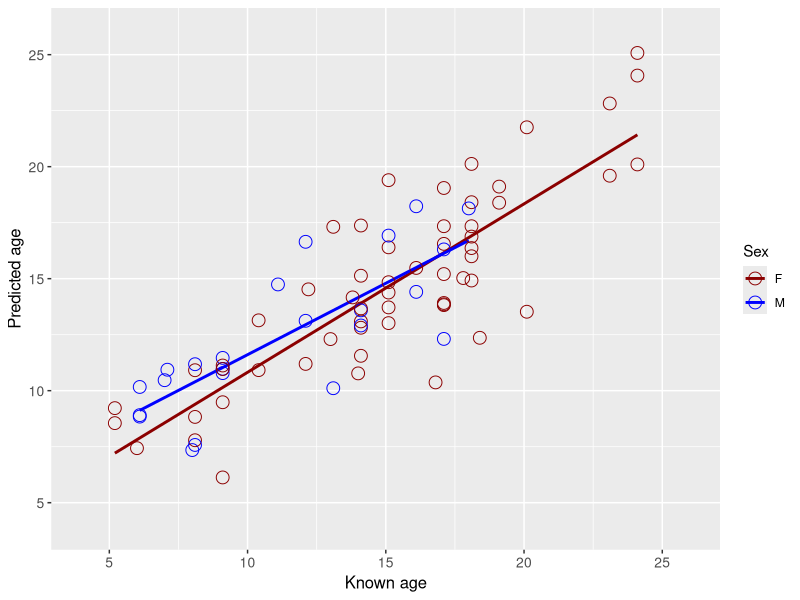
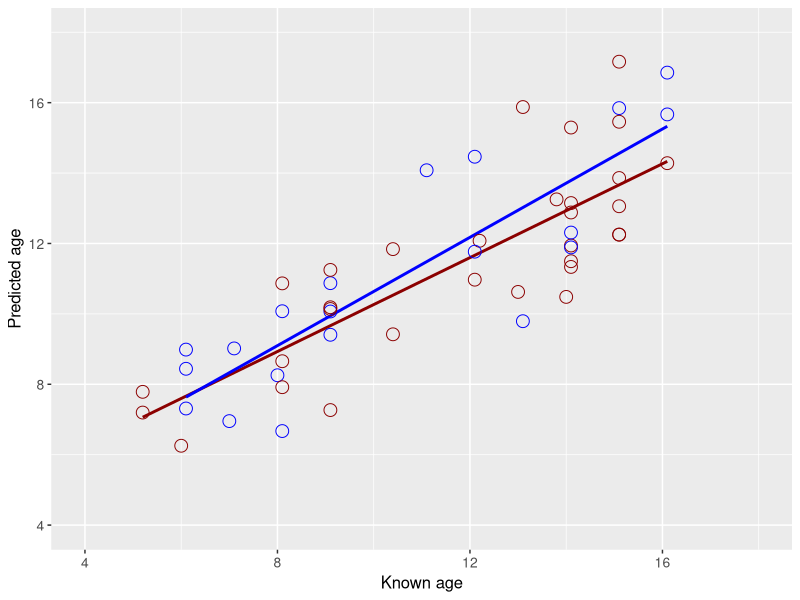

Write the R code that produced these figures, in order.
library(ggplot2)
library(tidyverse)
#library(ggpmisc)

#Read data 
df = read.csv('Data_3_CpG_scores_dr.csv')
#kh adds: only 10 sites
df <- df[, c(1:3,11,12,17,20,21,22,26,28,29,31)]
#Remove rows that had any Nan
df <- na.omit(df)
#Remove the outlier - necropsied male
df <- df[-66,]

#Data in vectors - rank of Pearson r
Age=df$Age
Pop=df$Location1
Sex=df$Sex
C1=df$MDGA2_58_ratio
C2=df$HSPA2_41_ratio
C3=df$MDGA2_73_ratio
C4=df$SLC12A5_61_ratio
C5=df$SLC12A5_64_ratio
C6=df$OTP_62_ratio
C7=df$SLC12A5_54_ratio
C8=df$HSPA2_60_ratio
C9=df$MDGA2_40_ratio
#C10=df$HSPA2_34_ratio  #Removed from clock
#C11=df$HCN1_24_ratio.  #Removed from clock
#C12=df$SLC12A5_59_ratio #Removed from clock
C13=df$SLC12A5_93_ratio

#Multiple regression of all points
modelM=lm(formula=Age~C1+C2+C3+C4+C5+C6+C7+C8+C9+C13)
predictions <- predict(modelM)
modelp=lm(formula=predictions~Age)
summary(modelp)


modelp2=lm(formula=predictions~Age*Sex)
modelp3=lm(formula=predictions~Age+Sex)
AIC(modelp,modelp2, modelp3)

#Plotting for multiple linear regression
pdata<-data.frame(Age,predictions)
plot1<-ggplot(pdata,aes(y=predictions,x=Age, color=Sex))+geom_smooth(method="lm", fill = NA)+
  geom_point(shape=1, size=4)+xlab('Known age')+ylab('Predicted age')+
  #stat_poly_eq(formula = y ~ x, aes(label = after_stat(eq.label))) +
  xlim(4, 26)+ylim(4, 26) +
  scale_color_manual(values = c("F" = "darkred", "M" = "blue")) +
  theme(axis.title = element_text(size = 12)) +
  theme(axis.text.x = element_text(size = 10), axis.text.y = element_text(size = 10))+
   theme(legend.position.inside = c(0.8, 0.15))

ggsave("sex_all.pdf", plot1)

##Subset the data to maximum age of males, repeat analysis
df <- subset(df, Age < 16.5,)

#Data in vectors
Sex=df$Sex
Pop=df$Location1
Age=df$Age
Age=df$Age
Pop=df$Location1
Sex=df$Sex
C1=df$MDGA2_58_ratio
C2=df$HSPA2_41_ratio
C3=df$MDGA2_73_ratio
C4=df$SLC12A5_61_ratio
C5=df$SLC12A5_64_ratio
C6=df$OTP_62_ratio
C7=df$SLC12A5_54_ratio
C8=df$HSPA2_60_ratio
C9=df$MDGA2_40_ratio
#C10=df$HSPA2_34_ratio  #Removed from clock
#C11=df$HCN1_24_ratio.  #Removed from clock
#C12=df$SLC12A5_59_ratio #Removed from clock
C13=df$SLC12A5_93_ratio

#Multiple regression of all points
modelM=lm(formula=Age~C1+C2+C3+C4+C5+C6+C7+C8+C9+C13)
predictions <- predict(modelM)
modelp=lm(formula=predictions~Age)

modelp2=lm(formula=predictions~Age*Sex)
modelp3=lm(formula=predictions~Age+Sex)
AIC(modelp,modelp2, modelp3)

#Plotting for multiple linear regression
pdata<-data.frame(Age,predictions)
plot2<-ggplot(pdata,aes(y=predictions,x=Age, color=Sex))+geom_smooth(method="lm", fill = NA)+
  geom_point(shape=1, size=4)+xlab('Known age')+ylab('Predicted age')+
  #stat_poly_eq(formula = y ~ x, aes(label = after_stat(eq.label))) +
  xlim(4, 18)+ylim(4, 18) +
 scale_color_manual(values = c("F" = "darkred", "M" = "blue")) +
  theme(axis.title = element_text(size = 12)) +
  theme(axis.text.x = element_text(size = 10), axis.text.y = element_text(size = 10))+
  theme(legend.position = "none")

ggsave("sex_16.pdf", plot2)
